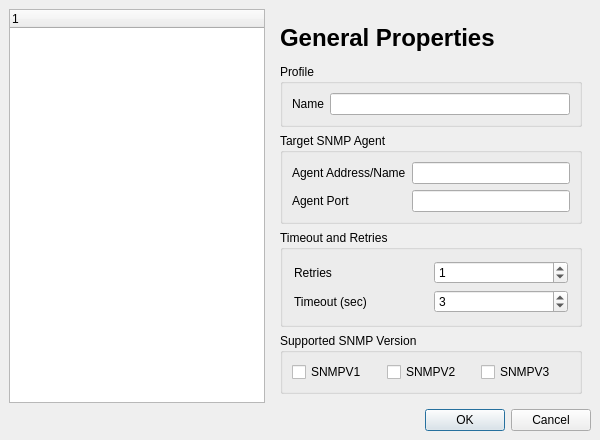
<ui version="4.0" >
 <class>AgentProfile</class>
 <widget class="QDialog" name="AgentProfile" >
  <property name="geometry" >
   <rect>
    <x>0</x>
    <y>0</y>
    <width>600</width>
    <height>440</height>
   </rect>
  </property>
  <property name="sizePolicy" >
   <sizepolicy>
    <hsizetype>0</hsizetype>
    <vsizetype>0</vsizetype>
    <horstretch>0</horstretch>
    <verstretch>0</verstretch>
   </sizepolicy>
  </property>
  <property name="windowTitle" >
   <string>Agent Profiles</string>
  </property>
  <property name="windowIcon" >
   <iconset>images/snmpb.png</iconset>
  </property>
  <layout class="QGridLayout" >
   <property name="margin" >
    <number>9</number>
   </property>
   <property name="spacing" >
    <number>6</number>
   </property>
   <item row="1" column="0" colspan="2" >
    <widget class="QDialogButtonBox" name="OKCancelBox" >
     <property name="orientation" >
      <enum>Qt::Horizontal</enum>
     </property>
     <property name="standardButtons" >
      <set>QDialogButtonBox::Cancel|QDialogButtonBox::NoButton|QDialogButtonBox::Ok</set>
     </property>
    </widget>
   </item>
   <item row="0" column="0" >
    <widget class="QTreeWidget" name="ProfileTree" >
     <property name="sizePolicy" >
      <sizepolicy>
       <hsizetype>5</hsizetype>
       <vsizetype>5</vsizetype>
       <horstretch>0</horstretch>
       <verstretch>0</verstretch>
      </sizepolicy>
     </property>
    </widget>
   </item>
   <item row="0" column="1" >
    <widget class="QStackedWidget" name="ProfileProps" >
     <property name="currentIndex" >
      <number>0</number>
     </property>
     <widget class="QWidget" name="ProfileGeneral" >
      <layout class="QGridLayout" >
       <property name="margin" >
        <number>9</number>
       </property>
       <property name="spacing" >
        <number>6</number>
       </property>
       <item row="1" column="0" >
        <widget class="QGroupBox" name="Profile" >
         <property name="title" >
          <string>Profile</string>
         </property>
         <layout class="QGridLayout" >
          <property name="margin" >
           <number>9</number>
          </property>
          <property name="spacing" >
           <number>6</number>
          </property>
          <item row="0" column="0" >
           <widget class="QLabel" name="ProfileNameL" >
            <property name="text" >
             <string>Name</string>
            </property>
           </widget>
          </item>
          <item row="0" column="1" >
           <widget class="QLineEdit" name="ProfileName" >
            <property name="text" >
             <string/>
            </property>
           </widget>
          </item>
         </layout>
        </widget>
       </item>
       <item row="2" column="0" >
        <widget class="QGroupBox" name="TargetAgent" >
         <property name="title" >
          <string>Target SNMP Agent</string>
         </property>
         <layout class="QGridLayout" >
          <property name="margin" >
           <number>9</number>
          </property>
          <property name="spacing" >
           <number>6</number>
          </property>
          <item row="0" column="0" >
           <widget class="QLabel" name="AddressL" >
            <property name="text" >
             <string>Agent Address/Name</string>
            </property>
           </widget>
          </item>
          <item row="0" column="1" >
           <widget class="QLineEdit" name="Address" >
            <property name="text" >
             <string/>
            </property>
           </widget>
          </item>
          <item row="1" column="1" >
           <widget class="QLineEdit" name="Port" >
            <property name="text" >
             <string/>
            </property>
           </widget>
          </item>
          <item row="1" column="0" >
           <widget class="QLabel" name="PortL" >
            <property name="text" >
             <string>Agent Port</string>
            </property>
           </widget>
          </item>
         </layout>
        </widget>
       </item>
       <item row="3" column="0" >
        <widget class="QGroupBox" name="TimeoutRetries" >
         <property name="title" >
          <string>Timeout and Retries</string>
         </property>
         <layout class="QGridLayout" >
          <property name="margin" >
           <number>11</number>
          </property>
          <property name="spacing" >
           <number>6</number>
          </property>
          <item row="1" column="0" >
           <widget class="QLabel" name="TimeoutL" >
            <property name="text" >
             <string>Timeout (sec)</string>
            </property>
           </widget>
          </item>
          <item row="0" column="0" >
           <widget class="QLabel" name="RetriesL" >
            <property name="text" >
             <string>Retries</string>
            </property>
           </widget>
          </item>
          <item row="0" column="1" >
           <widget class="QSpinBox" name="Retries" >
            <property name="maximum" >
             <number>10</number>
            </property>
            <property name="value" >
             <number>1</number>
            </property>
           </widget>
          </item>
          <item row="1" column="1" >
           <widget class="QSpinBox" name="Timeout" >
            <property name="maximum" >
             <number>20</number>
            </property>
            <property name="minimum" >
             <number>0</number>
            </property>
            <property name="value" >
             <number>3</number>
            </property>
           </widget>
          </item>
         </layout>
        </widget>
       </item>
       <item row="4" column="0" >
        <widget class="QGroupBox" name="Version" >
         <property name="toolTip" >
          <string>Select the SNMP version to use</string>
         </property>
         <property name="title" >
          <string>Supported SNMP Version</string>
         </property>
         <property name="flat" >
          <bool>false</bool>
         </property>
         <property name="checkable" >
          <bool>false</bool>
         </property>
         <property name="checked" >
          <bool>false</bool>
         </property>
         <layout class="QGridLayout" >
          <property name="margin" >
           <number>9</number>
          </property>
          <property name="spacing" >
           <number>6</number>
          </property>
          <item row="0" column="1" >
           <widget class="QCheckBox" name="V2" >
            <property name="text" >
             <string>SNMPV2</string>
            </property>
            <property name="checked" >
             <bool>false</bool>
            </property>
           </widget>
          </item>
          <item row="0" column="0" >
           <widget class="QCheckBox" name="V1" >
            <property name="text" >
             <string>SNMPV1</string>
            </property>
            <property name="checked" >
             <bool>false</bool>
            </property>
            <property name="tristate" >
             <bool>false</bool>
            </property>
           </widget>
          </item>
          <item row="0" column="2" >
           <widget class="QCheckBox" name="V3" >
            <property name="text" >
             <string>SNMPV3</string>
            </property>
           </widget>
          </item>
         </layout>
        </widget>
       </item>
       <item row="0" column="0" >
        <widget class="QLabel" name="GeneralL" >
         <property name="text" >
          <string>&lt;html>&lt;head>&lt;meta name="qrichtext" content="1" />&lt;style type="text/css">
p, li { white-space: pre-wrap; }
&lt;/style>&lt;/head>&lt;body style=" font-family:'Sans Serif'; font-size:12pt; font-weight:400; font-style:normal; text-decoration:none;">
&lt;p style=" margin-top:0px; margin-bottom:0px; margin-left:0px; margin-right:0px; -qt-block-indent:0; text-indent:0px;">&lt;span style=" font-size:18pt; font-weight:600;">General Properties&lt;/span>&lt;/p>&lt;/body>&lt;/html></string>
         </property>
        </widget>
       </item>
      </layout>
     </widget>
     <widget class="QWidget" name="ProfileV1V2c" >
      <layout class="QGridLayout" >
       <property name="margin" >
        <number>9</number>
       </property>
       <property name="spacing" >
        <number>6</number>
       </property>
       <item row="3" column="0" >
        <spacer>
         <property name="orientation" >
          <enum>Qt::Vertical</enum>
         </property>
         <property name="sizeHint" >
          <size>
           <width>20</width>
           <height>141</height>
          </size>
         </property>
        </spacer>
       </item>
       <item row="1" column="0" >
        <spacer>
         <property name="orientation" >
          <enum>Qt::Vertical</enum>
         </property>
         <property name="sizeType" >
          <enum>QSizePolicy::Fixed</enum>
         </property>
         <property name="sizeHint" >
          <size>
           <width>20</width>
           <height>40</height>
          </size>
         </property>
        </spacer>
       </item>
       <item row="2" column="0" >
        <widget class="QGroupBox" name="Communities" >
         <property name="toolTip" >
          <string>Here options specific to SNMPv1/v2c can be entered</string>
         </property>
         <property name="title" >
          <string>Communities</string>
         </property>
         <layout class="QGridLayout" >
          <property name="margin" >
           <number>11</number>
          </property>
          <property name="spacing" >
           <number>6</number>
          </property>
          <item row="0" column="1" >
           <widget class="QLineEdit" name="ReadComm" >
            <property name="text" >
             <string/>
            </property>
           </widget>
          </item>
          <item row="0" column="0" >
           <widget class="QLabel" name="ReadCommL" >
            <property name="text" >
             <string>Read community</string>
            </property>
           </widget>
          </item>
          <item row="1" column="1" >
           <widget class="QLineEdit" name="WriteComm" >
            <property name="text" >
             <string/>
            </property>
           </widget>
          </item>
          <item row="1" column="0" >
           <widget class="QLabel" name="WriteCommL" >
            <property name="text" >
             <string>Write community</string>
            </property>
           </widget>
          </item>
         </layout>
        </widget>
       </item>
       <item row="0" column="0" >
        <widget class="QLabel" name="V1V2cL" >
         <property name="text" >
          <string>&lt;html>&lt;head>&lt;meta name="qrichtext" content="1" />&lt;style type="text/css">
p, li { white-space: pre-wrap; }
&lt;/style>&lt;/head>&lt;body style=" font-family:'Sans Serif'; font-size:12pt; font-weight:400; font-style:normal; text-decoration:none;">
&lt;p style=" margin-top:0px; margin-bottom:0px; margin-left:0px; margin-right:0px; -qt-block-indent:0; text-indent:0px;">&lt;span style=" font-size:18pt; font-weight:600;">SNMPv1 / v2c Properties&lt;/span>&lt;/p>&lt;/body>&lt;/html></string>
         </property>
        </widget>
       </item>
      </layout>
     </widget>
     <widget class="QWidget" name="ProfileBulk" >
      <layout class="QGridLayout" >
       <property name="margin" >
        <number>9</number>
       </property>
       <property name="spacing" >
        <number>6</number>
       </property>
       <item row="3" column="0" >
        <spacer>
         <property name="orientation" >
          <enum>Qt::Vertical</enum>
         </property>
         <property name="sizeHint" >
          <size>
           <width>20</width>
           <height>40</height>
          </size>
         </property>
        </spacer>
       </item>
       <item row="1" column="0" >
        <spacer>
         <property name="orientation" >
          <enum>Qt::Vertical</enum>
         </property>
         <property name="sizeType" >
          <enum>QSizePolicy::Fixed</enum>
         </property>
         <property name="sizeHint" >
          <size>
           <width>20</width>
           <height>40</height>
          </size>
         </property>
        </spacer>
       </item>
       <item row="0" column="0" >
        <widget class="QLabel" name="BulkL" >
         <property name="text" >
          <string>&lt;html>&lt;head>&lt;meta name="qrichtext" content="1" />&lt;style type="text/css">
p, li { white-space: pre-wrap; }
&lt;/style>&lt;/head>&lt;body style=" font-family:'Sans Serif'; font-size:12pt; font-weight:400; font-style:normal; text-decoration:none;">
&lt;p style=" margin-top:0px; margin-bottom:0px; margin-left:0px; margin-right:0px; -qt-block-indent:0; text-indent:0px;">&lt;span style=" font-size:18pt; font-weight:600;">Get-Bulk Properties&lt;/span>&lt;/p>&lt;/body>&lt;/html></string>
         </property>
        </widget>
       </item>
       <item row="2" column="0" >
        <widget class="QGroupBox" name="GetBulk" >
         <property name="title" >
          <string>Get-Bulk</string>
         </property>
         <layout class="QGridLayout" >
          <property name="margin" >
           <number>9</number>
          </property>
          <property name="spacing" >
           <number>6</number>
          </property>
          <item row="1" column="1" >
           <widget class="QSpinBox" name="MaxRepetitions" >
            <property name="value" >
             <number>10</number>
            </property>
           </widget>
          </item>
          <item row="0" column="1" >
           <widget class="QSpinBox" name="NonRepeaters" >
            <property name="value" >
             <number>0</number>
            </property>
           </widget>
          </item>
          <item row="0" column="0" >
           <widget class="QLabel" name="NonRepeatersL" >
            <property name="text" >
             <string>Non repeaters</string>
            </property>
           </widget>
          </item>
          <item row="1" column="0" >
           <widget class="QLabel" name="MaxRepetitionsL" >
            <property name="text" >
             <string>Max repetitions</string>
            </property>
           </widget>
          </item>
         </layout>
        </widget>
       </item>
      </layout>
     </widget>
     <widget class="QWidget" name="ProfileV3" >
      <layout class="QGridLayout" >
       <property name="margin" >
        <number>9</number>
       </property>
       <property name="spacing" >
        <number>6</number>
       </property>
       <item row="4" column="0" >
        <spacer>
         <property name="orientation" >
          <enum>Qt::Vertical</enum>
         </property>
         <property name="sizeHint" >
          <size>
           <width>20</width>
           <height>40</height>
          </size>
         </property>
        </spacer>
       </item>
       <item row="3" column="0" >
        <widget class="QGroupBox" name="V3Context" >
         <property name="title" >
          <string>SNMPv3 context</string>
         </property>
         <layout class="QGridLayout" >
          <property name="margin" >
           <number>9</number>
          </property>
          <property name="spacing" >
           <number>6</number>
          </property>
          <item row="0" column="1" >
           <widget class="QLineEdit" name="ContextName" />
          </item>
          <item row="1" column="1" >
           <widget class="QLineEdit" name="ContextEngineID" />
          </item>
          <item row="0" column="0" >
           <widget class="QLabel" name="ContextNameL" >
            <property name="text" >
             <string>Context Name</string>
            </property>
           </widget>
          </item>
          <item row="1" column="0" >
           <widget class="QLabel" name="ContextEngineIDL" >
            <property name="text" >
             <string>Context Engine ID</string>
            </property>
           </widget>
          </item>
         </layout>
        </widget>
       </item>
       <item row="2" column="0" >
        <widget class="QGroupBox" name="V3User" >
         <property name="enabled" >
          <bool>true</bool>
         </property>
         <property name="title" >
          <string>SNMPv3 user (USM)</string>
         </property>
         <layout class="QGridLayout" >
          <property name="margin" >
           <number>9</number>
          </property>
          <property name="spacing" >
           <number>6</number>
          </property>
          <item row="1" column="0" >
           <widget class="QLabel" name="SecLevelL" >
            <property name="text" >
             <string>Security Level</string>
            </property>
           </widget>
          </item>
          <item row="0" column="0" >
           <widget class="QLabel" name="SecNameL" >
            <property name="text" >
             <string>Security Name</string>
            </property>
           </widget>
          </item>
          <item row="1" column="1" >
           <widget class="QComboBox" name="SecLevel" >
            <item>
             <property name="text" >
              <string>noAuthNoPriv</string>
             </property>
            </item>
            <item>
             <property name="text" >
              <string>authNoPriv</string>
             </property>
            </item>
            <item>
             <property name="text" >
              <string>authPriv</string>
             </property>
            </item>
           </widget>
          </item>
          <item row="0" column="1" >
           <widget class="QComboBox" name="SecName" />
          </item>
         </layout>
        </widget>
       </item>
       <item row="0" column="0" >
        <widget class="QLabel" name="V3L" >
         <property name="text" >
          <string>&lt;html>&lt;head>&lt;meta name="qrichtext" content="1" />&lt;style type="text/css">
p, li { white-space: pre-wrap; }
&lt;/style>&lt;/head>&lt;body style=" font-family:'Sans Serif'; font-size:12pt; font-weight:400; font-style:normal; text-decoration:none;">
&lt;p style=" margin-top:0px; margin-bottom:0px; margin-left:0px; margin-right:0px; -qt-block-indent:0; text-indent:0px;">&lt;span style=" font-size:18pt; font-weight:600;">SNMPv3 Properties&lt;/span>&lt;/p>&lt;/body>&lt;/html></string>
         </property>
        </widget>
       </item>
       <item row="1" column="0" >
        <spacer>
         <property name="orientation" >
          <enum>Qt::Vertical</enum>
         </property>
         <property name="sizeType" >
          <enum>QSizePolicy::Fixed</enum>
         </property>
         <property name="sizeHint" >
          <size>
           <width>20</width>
           <height>40</height>
          </size>
         </property>
        </spacer>
       </item>
      </layout>
     </widget>
    </widget>
   </item>
  </layout>
 </widget>
 <resources/>
 <connections>
  <connection>
   <sender>OKCancelBox</sender>
   <signal>accepted()</signal>
   <receiver>AgentProfile</receiver>
   <slot>accept()</slot>
   <hints>
    <hint type="sourcelabel" >
     <x>258</x>
     <y>499</y>
    </hint>
    <hint type="destinationlabel" >
     <x>157</x>
     <y>274</y>
    </hint>
   </hints>
  </connection>
  <connection>
   <sender>OKCancelBox</sender>
   <signal>rejected()</signal>
   <receiver>AgentProfile</receiver>
   <slot>reject()</slot>
   <hints>
    <hint type="sourcelabel" >
     <x>326</x>
     <y>499</y>
    </hint>
    <hint type="destinationlabel" >
     <x>286</x>
     <y>274</y>
    </hint>
   </hints>
  </connection>
 </connections>
</ui>
